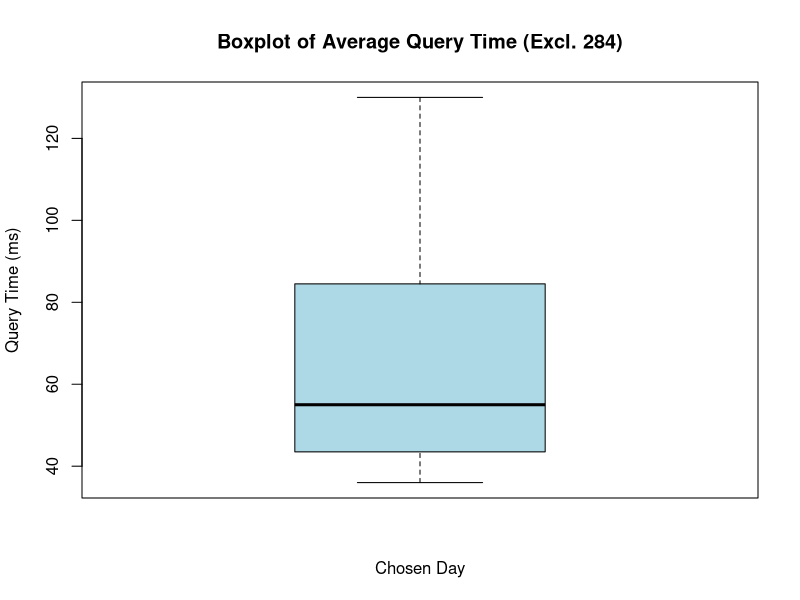

R code for this plot:
data <- c(82, 55, 58, 94, 86, 45, 42, 36, 41, 130, 96, 39, 107, 52, 54, 45, 81, 83, 38)

sd <- sd(data)
mean <- mean(data)



boxplot(data, col="lightblue", main="Boxplot of Average Query Time (Excl. 284)", xlab="Chosen Day", ylab="Query Time (ms)")

message("Standard Deviation (s): ", sd)
message("Mean (x̄): ", mean)


t <- qt(0.975, 18)
message("t*: ", t)


ci <- t * sd / sqrt(19)
message("95% Confidence Interval: [", mean - ci, ", ", mean + ci, "]")


